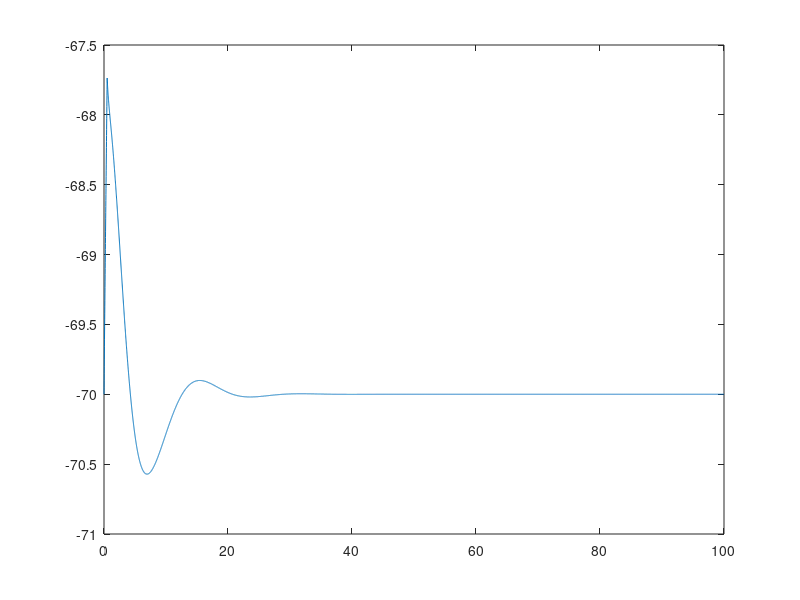
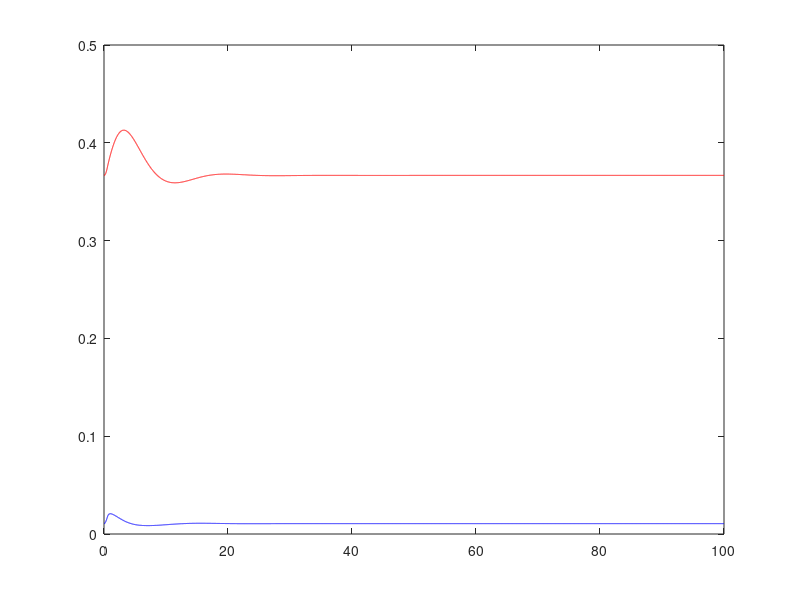

The MATLAB script that drew these images, in order:
%Initialize all constants
g_k = 36;
g_na = 120;
g_l = .3;
e_k = -12;
e_na = 115;
e_l = 10.6;
v_rest = -70;
c_m = 1;

%Introduce all variables
% v_m = membrane voltage
% m = probability of active sodium channels
% h = probability of inactive sodium channels
% n = probability of active potassium channels

v_m = 0; %start membrane at 0 for the purposes of solving the differential equations

step = .01;
t = 0:step:100;

x = 0:step:.5;
I = zeros(1,length(t));
I(1:length(x)) = 5;


%Initial conditions
a_m = .1*((25-v_m)/(exp((25-v_m)/10)-1));
b_m = 4*exp(-v_m/18);
a_h = .07*exp(-v_m/20);
b_h = 1/(exp((30-v_m)/10)+1);
a_n = .01*((10-v_m)/(exp((10-v_m)/10)-1));
b_n = .125*exp(-v_m/80);

m = a_m/(a_m + b_m);
h = a_h/(a_h + b_h);
n = a_n/(a_n + b_n);

G_na = (m^3)*g_na*h;
G_k = (n^4)*g_k;
G_l = g_l;

%main loop over 100 ms: calculate probability coeffs, ion channel currents,
%and run euler's method to obtain next point in time
for i = 1:length(t)-1

a_m(i) = .1*((25-v_m(i))/(exp((25-v_m(i))/10)-1));
b_m(i) = 4*exp(-v_m(i)/18);
a_h(i) = .07*exp(-v_m(i)/20);
b_h(i) = 1/(exp((30-v_m(i))/10)+1);
a_n(i) = .01*((10-v_m(i))/(exp((10-v_m(i))/10)-1));
b_n(i) = .125*exp(-v_m(i)/80);

i_na = (m(i)^3)*g_na*h(i)*(v_m(i) - e_na);
G_na(i+1) = (m(i)^3)*g_na*h(i);
i_k = (n(i)^4)*g_k*(v_m(i) - e_k);
G_k(i+1) = (n(i)^4)*g_k;
i_l = g_l*(v_m(i) - e_l);
G_l = g_l;
i_ion = I(i) - i_na - i_k - i_l;

v_m(i+1) = v_m(i) + (step*(i_ion/c_m));
m(i+1) = m(i) + (step*((a_m(i)*(1-m(i)))-(b_m(i)*m(i))));
h(i+1) = h(i) + (step*((a_h(i)*(1-h(i)))-(b_h(i)*h(i))));
n(i+1) = n(i) + (step*((a_n(i)*(1-n(i)))-(b_n(i)*n(i))));

end

v_m = v_m + v_rest; %shift resting potential down to -70mV

plot(t,v_m);
figure
plot(t,G_k,'r',t,G_na,'b');